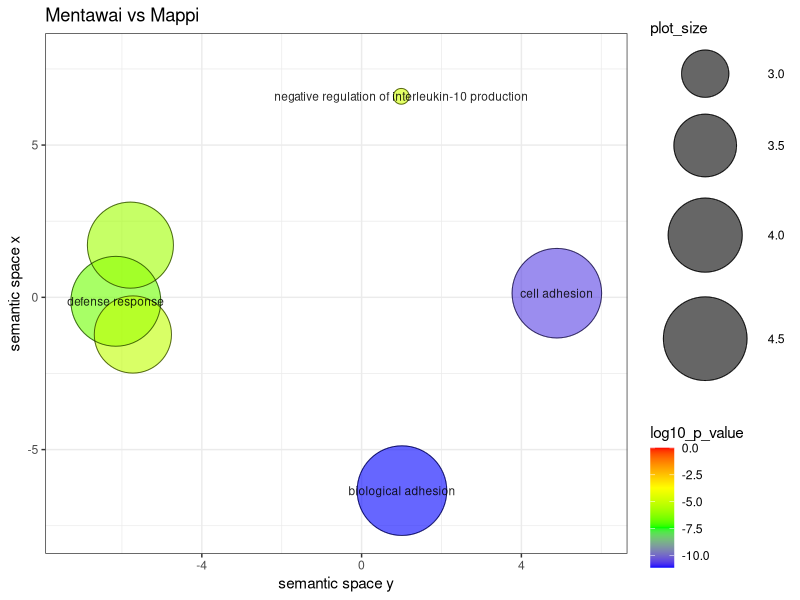
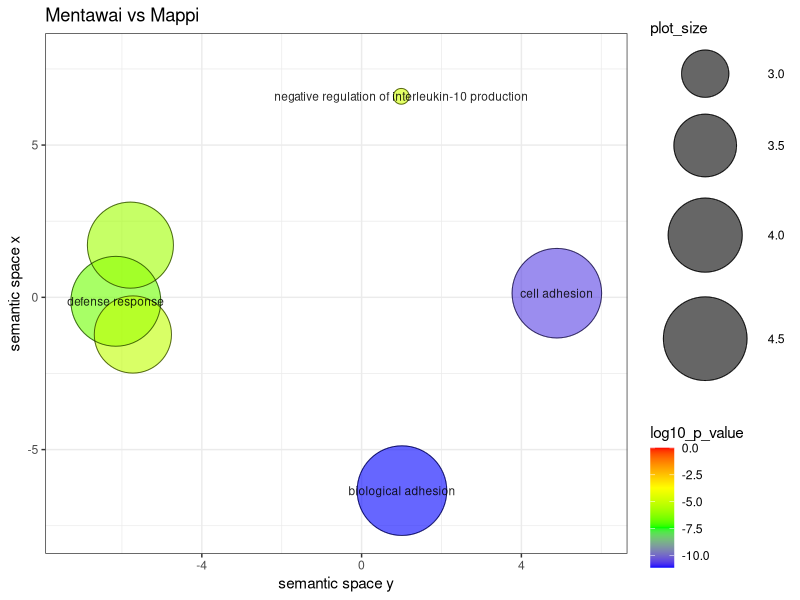

Generate these figures, in order, with R:


# A plotting R script produced by the REVIGO server at http://revigo.irb.hr/
# If you found REVIGO useful in your work, please cite the following reference:
# Supek F et al. "REVIGO summarizes and visualizes long lists of Gene Ontology
# terms" PLoS ONE 2011. doi:10.1371/journal.pone.0021800


# --------------------------------------------------------------------------
# If you don't have the ggplot2 package installed, uncomment the following line:
# install.packages( "ggplot2" );
library( ggplot2 );
# --------------------------------------------------------------------------
# If you don't have the scales package installed, uncomment the following line:
# install.packages( "scales" );
library( scales );


# --------------------------------------------------------------------------
# Here is your data from REVIGO. Scroll down for plot configuration options.

revigo.names <- c("term_ID","description","frequency_%","plot_X","plot_Y","plot_size","log10_p_value","uniqueness","dispensability");
revigo.data <- rbind(c("GO:0006952","defense response", 0.568,-6.153,-0.130, 4.863,-6.6498,0.546,0.000),
c("GO:0007155","cell adhesion", 0.544, 4.888, 0.136, 4.844,-10.5528,0.527,0.000),
c("GO:0022610","biological adhesion", 0.550, 1.010,-6.348, 4.849,-11.1062,0.736,0.000),
c("GO:0032693","negative regulation of interleukin-10 production", 0.003, 0.993, 6.601, 2.587,-4.8182,0.696,0.000),
c("GO:0006955","immune response", 0.337,-5.788, 1.714, 4.635,-5.8069,0.413,0.340),
c("GO:0006954","inflammatory response", 0.110,-5.726,-1.220, 4.151,-5.1746,0.555,0.491));

one.data <- data.frame(revigo.data);
names(one.data) <- revigo.names;
one.data <- one.data [(one.data$plot_X != "null" & one.data$plot_Y != "null"), ];
one.data$plot_X <- as.numeric( as.character(one.data$plot_X) );
one.data$plot_Y <- as.numeric( as.character(one.data$plot_Y) );
one.data$plot_size <- as.numeric( as.character(one.data$plot_size) );
one.data$log10_p_value <- as.numeric( as.character(one.data$log10_p_value) );
one.data$frequency <- as.numeric( as.character(one.data$frequency) );
one.data$uniqueness <- as.numeric( as.character(one.data$uniqueness) );
one.data$dispensability <- as.numeric( as.character(one.data$dispensability) );
#head(one.data);


# --------------------------------------------------------------------------
# Names of the axes, sizes of the numbers and letters, names of the columns,
# etc. can be changed below

p1 <- ggplot( data = one.data );
p1 <- p1 + geom_point( aes( plot_X, plot_Y, colour = log10_p_value, size = plot_size), alpha = I(0.6) ) + scale_size_area();
p1 <- p1 + scale_colour_gradientn( colours = c("blue", "green", "yellow", "red"), limits = c( min(one.data$log10_p_value), 0) );
p1 <- p1 + geom_point( aes(plot_X, plot_Y, size = plot_size), shape = 21, fill = "transparent", colour = I (alpha ("black", 0.6) )) + scale_size_area();
p1 <- p1 + scale_size( range=c(5, 30)) + theme_bw(); # + scale_fill_gradientn(colours = heat_hcl(7), limits = c(-300, 0) );
ex <- one.data [ one.data$dispensability < 0.15, ]; 
p1 <- p1 + geom_text( data = ex, aes(plot_X, plot_Y, label = description), colour = I(alpha("black", 0.85)), size = 3 );
p1 <- p1 + labs (y = "semantic space x", x = "semantic space y");
p1 <- p1 + theme(legend.key = element_blank()) ;
one.x_range = max(one.data$plot_X) - min(one.data$plot_X);
one.y_range = max(one.data$plot_Y) - min(one.data$plot_Y);
p1 <- p1 + xlim(min(one.data$plot_X)-one.x_range/10,max(one.data$plot_X)+one.x_range/10);
p1 <- p1 + ylim(min(one.data$plot_Y)-one.y_range/10,max(one.data$plot_Y)+one.y_range/10);
p1 <- p1 + ggtitle("Mentawai vs Mappi")



# --------------------------------------------------------------------------
# Output the plot to screen

p1;

# Uncomment the line below to also save the plot to a file.
# The file type depends on the extension (default=pdf).

ggsave("revigo-plot-MTWvsMPI.pdf");
